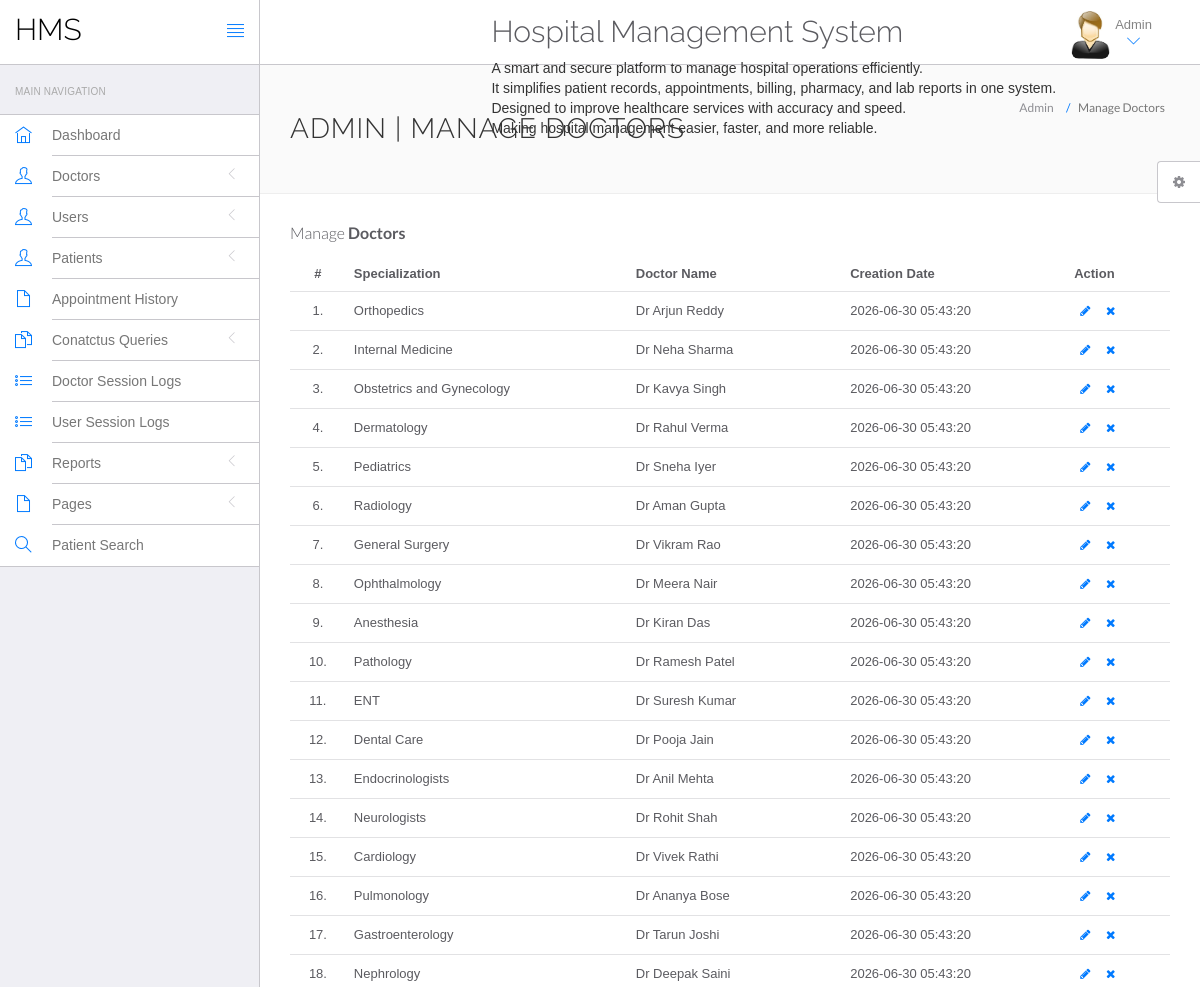
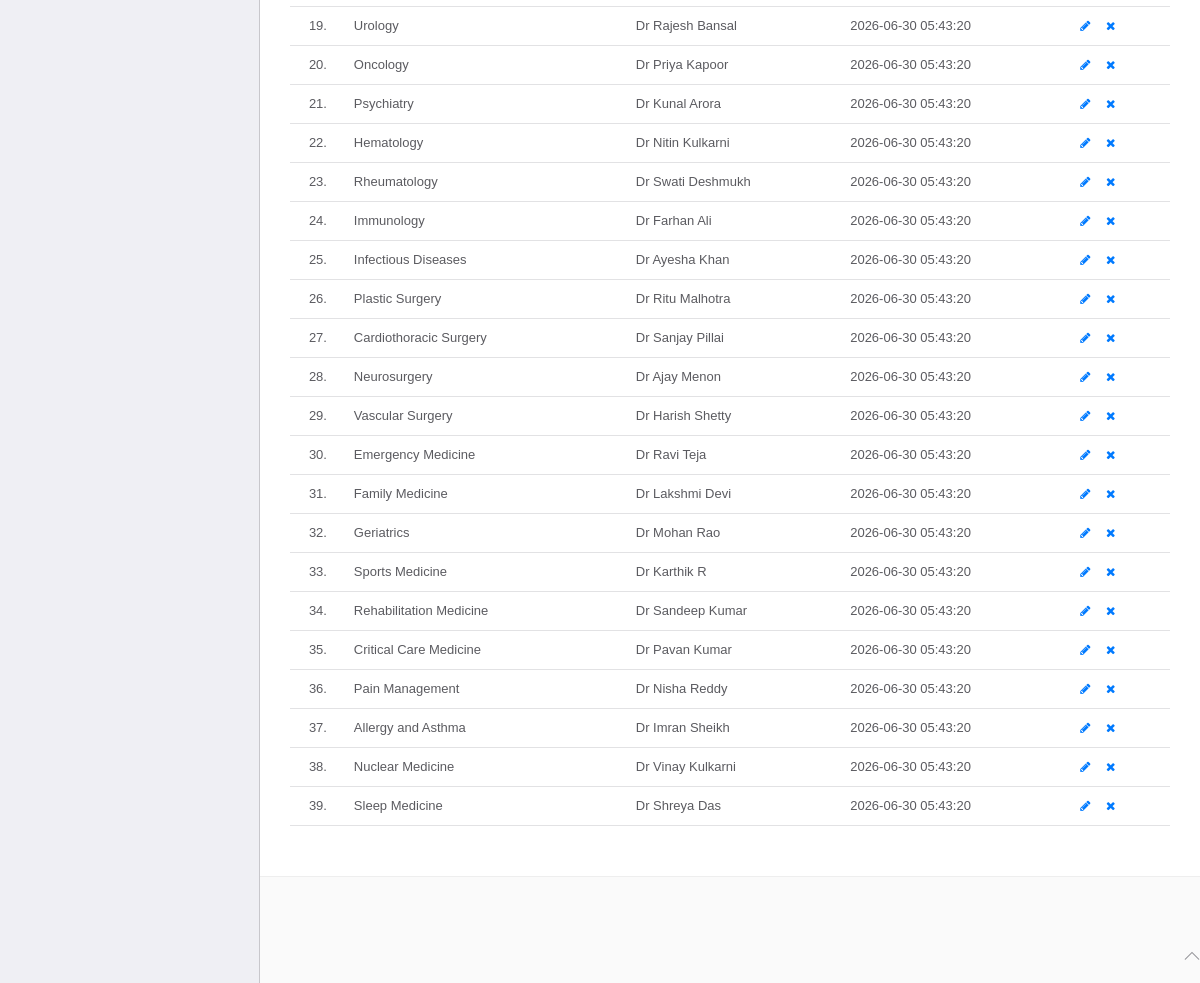
The page /hospital/hms/admin/manage-doctors.php (signed in) on the database its author committed (2 pictures, top to bottom).
### tables this page shows
CREATE TABLE `doctors` (
  `id` int(11) NOT NULL,
  `specilization` varchar(255) DEFAULT NULL,
  `doctorName` varchar(255) DEFAULT NULL,
  `address` longtext DEFAULT NULL,
  `docFees` varchar(255) DEFAULT NULL,
  `contactno` bigint(11) DEFAULT NULL,
  `docEmail` varchar(255) DEFAULT NULL,
  `password` varchar(255) DEFAULT NULL,
  `creationDate` timestamp NULL DEFAULT current_timestamp(),
  `updationDate` timestamp NULL DEFAULT NULL ON UPDATE current_timestamp()
);

### hospital/hms/admin/manage-doctors.php (the view, shortened to what this page needs)
<?php
include('include/config.php');
if(strlen($_SESSION['id']==0)) {
 header('location:logout.php');
  } else{
?>
<!DOCTYPE html>
<html lang="en">
	<head>
		<link rel="stylesheet" href="vendor/bootstrap/css/bootstrap.min.css">
		<link rel="stylesheet" href="vendor/fontawesome/css/font-awesome.min.css">
		<link rel="stylesheet" href="vendor/themify-icons/themify-icons.min.css">
		<link href="vendor/animate.css/animate.min.css" rel="stylesheet" media="screen">
		<link href="vendor/perfect-scrollbar/perfect-scrollbar.min.css" rel="stylesheet" media="screen">
		<link href="vendor/switchery/switchery.min.css" rel="stylesheet" media="screen">
		<link href="vendor/bootstrap-touchspin/jquery.bootstrap-touchspin.min.css" rel="stylesheet" media="screen">
		<link href="vendor/select2/select2.min.css" rel="stylesheet" media="screen">
		<link href="vendor/bootstrap-datepicker/bootstrap-datepicker3.standalone.min.css" rel="stylesheet" media="screen">
		<link href="vendor/bootstrap-timepicker/bootstrap-timepicker.min.css" rel="stylesheet" media="screen">
		<link rel="stylesheet" href="assets/css/styles.css">
		<link rel="stylesheet" href="assets/css/plugins.css">
		<link rel="stylesheet" href="assets/css/themes/theme-1.css" id="skin_color" />
	</head>
	<body>
		<div id="app">
<?php include('include/sidebar.php');?>
			<div class="app-content">
						<?php include('include/header.php');?>
				<div class="main-content" >
					<div class="wrap-content container" id="container">
						<section id="page-title">
							<div class="row">
								<div class="col-sm-8">
									<h1 class="mainTitle">Admin | Manage Doctors</h1>
																	</div>
								<ol class="breadcrumb">
									<li>
										<span>Admin</span>
									</li>
									<li class="active">
										<span>Manage Doctors</span>
									</li>
								</ol>
							</div>
						</section>
						<div class="container-fluid container-fullw bg-white">
									<div class="row">
								<div class="col-md-12">
									<h5 class="over-title margin-bottom-15">Manage <span class="text-bold">Doctors</span></h5>
									<table class="table table-hover" id="sample-table-1">
										<thead>
											<tr>
												<th class="center">#</th>
												<th>Specialization</th>
												<th class="hidden-xs">Doctor Name</th>
												<th>Creation Date </th>
												<th>Action</th>
											</tr>
										</thead>
										<tbody>
<?php
$sql=mysqli_query($con,"select * from doctors");
$cnt=1;
while($row=mysqli_fetch_array($sql))
{
?>
											<tr>
												<td class="center"><?php echo $cnt;?>.</td>
												<td class="hidden-xs"><?php echo $row['specilization'];?></td>
												<td><?php echo $row['doctorName'];?></td>
												<td><?php echo $row['creationDate'];?>
												</td>
												<td >
												<div class="visible-md visible-lg hidden-sm hidden-xs">
							<a href="edit-doctor.php?id=<?php echo $row['id'];?>" class="btn btn-transparent btn-xs" tooltip-placement="top" tooltip="Edit"><i class="fa fa-pencil"></i></a>
	<a href="manage-doctors.php?id=<?php echo $row['id']?>&del=delete" onClick="return confirm('Are you sure you want to delete?')"class="btn btn-transparent btn-xs tooltips" tooltip-placement="top" tooltip="Remove"><i class="fa fa-times fa fa-white"></i></a>
												</div>
												</td>
											</tr>
											<?php
$cnt=$cnt+1;
											 }?>
										</tbody>
									</table>
								</div>
							</div>
								</div>
							</div>
						</div>
					</div>
				</div>
	<?php include('include/footer.php');?>
	<?php include('include/setting.php');?>
	</body>
</html>
<?php } ?>

### hospital/hms/admin/assets/css/themes/theme-1.css (style rules this page uses)
body { background: #FAFAFA; }

### rows shown on the page
doctors: specilization "Orthopedics", doctorName "Dr Arjun Reddy", creationDate "2026-06-30 05:43:20"
doctors: specilization "Internal Medicine", doctorName "Dr Neha Sharma", creationDate "2026-06-30 05:43:20"
doctors: specilization "Obstetrics and Gynecology", doctorName "Dr Kavya Singh", creationDate "2026-06-30 05:43:20"
doctors: specilization "Dermatology", doctorName "Dr Rahul Verma", creationDate "2026-06-30 05:43:20"
doctors: specilization "Pediatrics", doctorName "Dr Sneha Iyer", creationDate "2026-06-30 05:43:20"
doctors: specilization "Radiology", doctorName "Dr Aman Gupta", creationDate "2026-06-30 05:43:20"
doctors: specilization "General Surgery", doctorName "Dr Vikram Rao", creationDate "2026-06-30 05:43:20"
doctors: specilization "Ophthalmology", doctorName "Dr Meera Nair", creationDate "2026-06-30 05:43:20"
doctors: specilization "Anesthesia", doctorName "Dr Kiran Das", creationDate "2026-06-30 05:43:20"
doctors: specilization "Pathology", doctorName "Dr Ramesh Patel", creationDate "2026-06-30 05:43:20"
doctors: specilization "ENT", doctorName "Dr Suresh Kumar", creationDate "2026-06-30 05:43:20"
doctors: specilization "Dental Care", doctorName "Dr Pooja Jain", creationDate "2026-06-30 05:43:20"
doctors: specilization "Endocrinologists", doctorName "Dr Anil Mehta", creationDate "2026-06-30 05:43:20"
doctors: specilization "Neurologists", doctorName "Dr Rohit Shah", creationDate "2026-06-30 05:43:20"
doctors: specilization "Cardiology", doctorName "Dr Vivek Rathi", creationDate "2026-06-30 05:43:20"
doctors: specilization "Pulmonology", doctorName "Dr Ananya Bose", creationDate "2026-06-30 05:43:20"
doctors: specilization "Gastroenterology", doctorName "Dr Tarun Joshi", creationDate "2026-06-30 05:43:20"
doctors: specilization "Nephrology", doctorName "Dr Deepak Saini", creationDate "2026-06-30 05:43:20"
doctors: specilization "Urology", doctorName "Dr Rajesh Bansal", creationDate "2026-06-30 05:43:20"
doctors: specilization "Oncology", doctorName "Dr Priya Kapoor", creationDate "2026-06-30 05:43:20"
doctors: specilization "Psychiatry", doctorName "Dr Kunal Arora", creationDate "2026-06-30 05:43:20"
doctors: specilization "Hematology", doctorName "Dr Nitin Kulkarni", creationDate "2026-06-30 05:43:20"
doctors: specilization "Rheumatology", doctorName "Dr Swati Deshmukh", creationDate "2026-06-30 05:43:20"
doctors: specilization "Immunology", doctorName "Dr Farhan Ali", creationDate "2026-06-30 05:43:20"
doctors: specilization "Infectious Diseases", doctorName "Dr Ayesha Khan", creationDate "2026-06-30 05:43:20"
doctors: specilization "Plastic Surgery", doctorName "Dr Ritu Malhotra", creationDate "2026-06-30 05:43:20"
doctors: specilization "Cardiothoracic Surgery", doctorName "Dr Sanjay Pillai", creationDate "2026-06-30 05:43:20"
doctors: specilization "Neurosurgery", doctorName "Dr Ajay Menon", creationDate "2026-06-30 05:43:20"
doctors: specilization "Vascular Surgery", doctorName "Dr Harish Shetty", creationDate "2026-06-30 05:43:20"
doctors: specilization "Emergency Medicine", doctorName "Dr Ravi Teja", creationDate "2026-06-30 05:43:20"
doctors: specilization "Family Medicine", doctorName "Dr Lakshmi Devi", creationDate "2026-06-30 05:43:20"
doctors: specilization "Geriatrics", doctorName "Dr Mohan Rao", creationDate "2026-06-30 05:43:20"
doctors: specilization "Sports Medicine", doctorName "Dr Karthik R", creationDate "2026-06-30 05:43:20"
doctors: specilization "Rehabilitation Medicine", doctorName "Dr Sandeep Kumar", creationDate "2026-06-30 05:43:20"
doctors: specilization "Critical Care Medicine", doctorName "Dr Pavan Kumar", creationDate "2026-06-30 05:43:20"
doctors: specilization "Pain Management", doctorName "Dr Nisha Reddy", creationDate "2026-06-30 05:43:20"
doctors: specilization "Allergy and Asthma", doctorName "Dr Imran Sheikh", creationDate "2026-06-30 05:43:20"
doctors: specilization "Nuclear Medicine", doctorName "Dr Vinay Kulkarni", creationDate "2026-06-30 05:43:20"
doctors: specilization "Sleep Medicine", doctorName "Dr Shreya Das", creationDate "2026-06-30 05:43:20"
